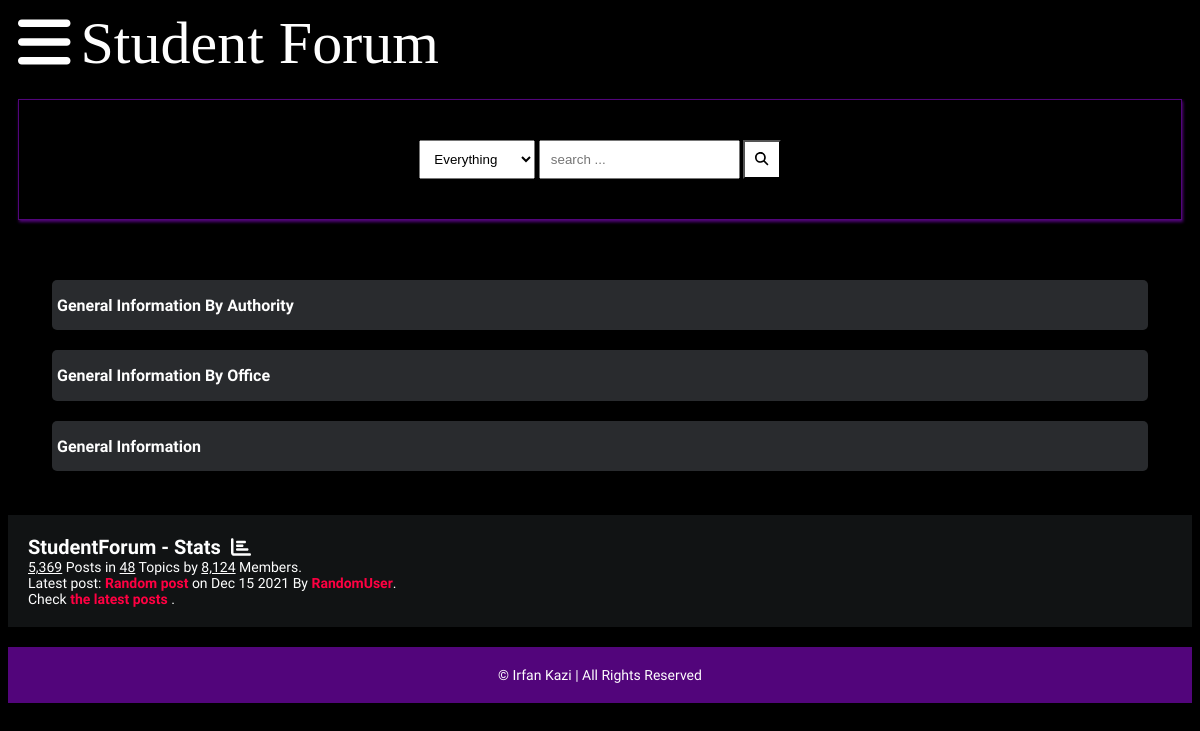
Page /forums.php on the earlier database version.
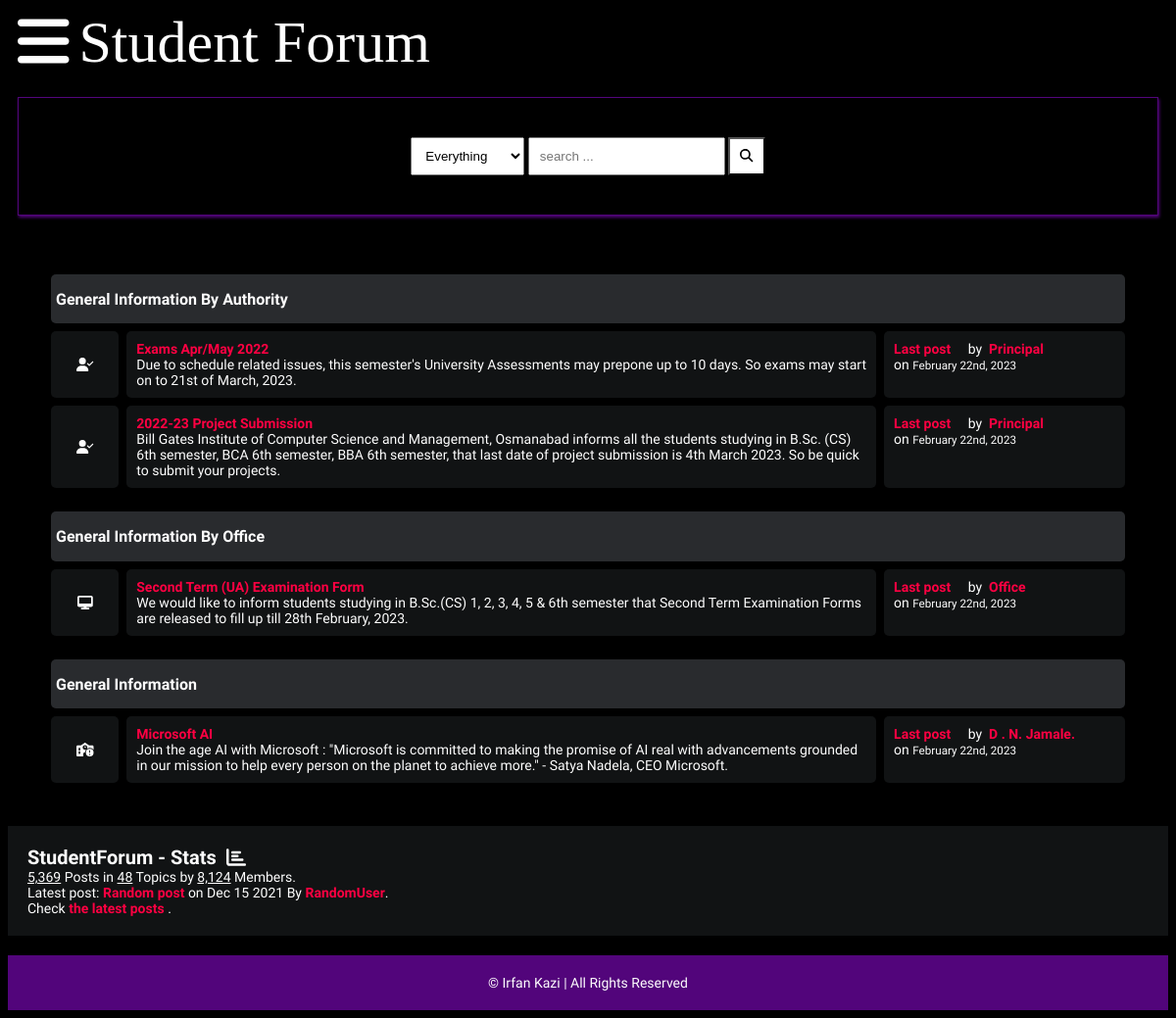
Same page on the later database version.
### tables this page shows
CREATE TABLE `descriptions` (
  `id` int(11) NOT NULL,
  `description_title` text NOT NULL,
  `description_content` text NOT NULL,
  `author` text NOT NULL,
  `description_type` text NOT NULL,
  `created_at` timestamp NOT NULL DEFAULT current_timestamp()
);

### forums.php (the view, shortened to what this page needs)
<?php
    require('db.php');
    $descriptionQuery="SELECT * FROM descriptions WHERE author='Principal' ORDER BY id DESC";
    $descriptionQuery1="SELECT * FROM descriptions WHERE author='Office' ORDER BY id DESC";
    $descriptionQuery2="SELECT * FROM descriptions WHERE author!='Office' AND author!='Principal' ORDER BY id DESC";
    $runDQ=mysqli_query($db,$descriptionQuery);
    $runDQ1=mysqli_query($db,$descriptionQuery1);
    $runDQ2=mysqli_query($db,$descriptionQuery2);
?>
<!DOCTYPE html>
<html lang="en">
<head>
    <link rel="stylesheet" href="style.css">
    <link rel="stylesheet" href="https://cdnjs.cloudflare.com/ajax/libs/font-awesome/4.7.0/css/font-awesome.min.css">
    <link rel="stylesheet" type="text/css" href="all.css">
</head>
<body>
    <header>
        <div class="navbar">
            <a class="bar-icon" id="iconBar" onclick="hideIconBar()"><i class="fa fa-bars"></i></a>
            <div class="brand">Student Forum</div>
        </div>
        <div class="search-box">
            <div>
                <select name="" id="">
                    <option value="Everything">Everything</option>
                </select>
                <input type="text" name="q" placeholder="search ...">
                <button><i class="fa fa-search"></i></button>
            </div>
        </div>
    </header>
    <div class="container">
        <div class="subforum">
            <div class="subforum-title">
                <h1>General Information By Authority</h1>
            </div>
            <?php
                while($post=mysqli_fetch_assoc($runDQ)){
                ?>
                <div class="subforum-row">
                    <div class="subforum-icon subforum-column center">
                        <i class="fa fa-user-check center"></i>
                    </div>
                    <div class="subforum-description subforum-column">
                        <h4><a href="#"><?=$post['description_title']?></a></h4>
                        <p><?=$post['description_content']?></p>
                    </div>
                    <div class="subforum-info subforum-column">
                        <b><a href="">Last post &nbsp </a></b>&nbsp  by &nbsp<a href=""><?=$post['author']?></a>
                        <br>on <small><?=date('F jS, Y',strtotime($post['created_at']))?></small>
                    </div>
                </div>
            <?php
            }
            ?>
        </div>
        <div class="subforum">
            <div class="subforum-title">
                <h1>General Information By Office</h1>
            </div>
            <?php
             while($post=mysqli_fetch_assoc($runDQ1)){
            ?>
            <div class="subforum-row">
                <div class="subforum-icon subforum-column center">
                    <i class="fa fa-desktop center"></i>
                </div>
                <div class="subforum-description subforum-column">
                    <h4><a href="#"><?=$post['description_title']?></a></h4>
                    <p><?=$post['description_content']?></p>
                </div>
                <div class="subforum-info subforum-column">
                <b><a href="">Last post &nbsp </a></b>&nbsp  by &nbsp<a href=""><?=$post['author']?></a>
                    <br>on <small><?=date('F jS, Y',strtotime($post['created_at']))?></small>
                </div>
            </div>
            <?php
            }
            ?>
        </div>
        <div class="subforum">
            <div class="subforum-title">
                <h1>General Information</h1>
            </div>
                <?php
                while($post=mysqli_fetch_assoc($runDQ2)){
                    ?>
                <div class="subforum-row">
                    <div class="subforum-icon subforum-column center">
                        <i class="fa fa-school-circle-exclamation center"></i>
                    </div>
                    <div class="subforum-description subforum-column">
                        <h4><a href="#"><?=$post['description_title']?></a></h4>
                        <p><?=$post['description_content']?></p>
                    </div>
                    <div class="subforum-info subforum-column">
                        <b><a href="">Last post &nbsp </a></b>&nbsp  by &nbsp<a href=""><?=$post['author']?></a>
                        <br>on <small><?=date('F jS, Y',strtotime($post['created_at']))?></small>
                    </div>
                </div>
                <?php
                }
                ?>
        </div>
    </div>
    <div class="forum-info">
        <div class="chart">
            StudentForum - Stats &nbsp;<i class="fa fa-bar-chart"></i>
        </div>
        <span><u>5,369</u> Posts in <u>48</u> Topics by <u>8,124</u> Members.</span><br>
        <span>Latest post: <b><a href="">Random post</a></b> on Dec 15 2021 By <a href="">RandomUser</a></span>.<br>
        <span>Check <a href="">the latest posts</a> .</span><br>
    </div>
    <footer>
        <span>&copy;  Irfan Kazi | All Rights Reserved</span>
    </footer>
</body>
</html>

### style.css (style rules this page uses)
* { box-sizing: border-box; }
html { font-size: 14px; font-family: 'Titillium Web', sans-serif; background-color:rgb(0,0,0); color:#FEFEFE; }
a { color:#FF0042; font-weight: bolder; text-decoration: none; }
h1 { font-size:16px; font-weight: bolder; }
.container { margin: 20px; padding: 20px; }
.subforum { margin-top:20px; }
.subforum-title { background-color:#292B2E; padding: 5px; border-radius: 5px; margin:4px; }
.subforum-row { display: grid; grid-template-columns: 7% 70% 23%; }
.subforum-column { padding: 10px; margin:4px; border-radius: 5px; background-color:#111314; }
.subforum-description * { margin-block: 0; }
.center { display: flex; justify-content: center; align-items: center; }
header { margin-inline: 10px; }
.navbar { display:flex; align-items: center; }
.bar-icon { font-size: 60px; display: inline-block; margin-right:10px; color: #fff; cursor: pointer; }
.brand { font-size:60px; display: inline-block; font-family:aquire; }
.search-box { border: solid 1px #52057b; margin-top: 20px; padding: 40px; display:flex; justify-content: center; box-shadow:1px 2px 3px #52057b; }
.search-box select { padding: 10px; }
.search-box input { padding: 10px; }
.search-box button { padding: 10px; background-color:#fff; color:#000000; }
.forum-info { padding: 20px; background-color: #111314; }
.chart { font-size:20px; font-weight:bold; }
footer { margin-top: 20px; padding: 20px; background-color: #52057b; display: block; text-align: center; }

Differences in the rows shown:
added descriptions: description_title "Exams Apr/May 2022", description_content "Due to schedule related issues, this semester's University Assessments may prepone up to 10 days. So exams may start on to 21st of March, 2023.", author "Principal", created_at "February 22nd, 2023", shown under "General Information By Authority"
added descriptions: description_title "2022-23 Project Submission", description_content "Bill Gates Institute of Computer Science and Management, Osmanabad informs all the students studying in B.Sc. (CS) 6th semester, BCA 6th semester, BBA 6th semester, that last date of project submission is 4th March 2023. So be quick to submit your projects.", author "Principal", created_at "February 22nd, 2023", shown under "General Information By Authority"
added descriptions: description_title "Second Term (UA) Examination Form", description_content "We would like to inform students studying in B.Sc.(CS) 1, 2, 3, 4, 5 & 6th semester that Second Term Examination Forms are released to fill up till 28th February, 2023.", author "Office", created_at "February 22nd, 2023", shown under "General Information By Office"
added descriptions: description_title "Microsoft AI", description_content "Join the age AI with Microsoft : \"Microsoft is committed to making the promise of AI real with advancements grounded in our mission to help every person on the planet to achieve more.\" - Satya Nadela, CEO Microsoft.", author "D . N. Jamale.", created_at "February 22nd, 2023", shown under "General Information"
